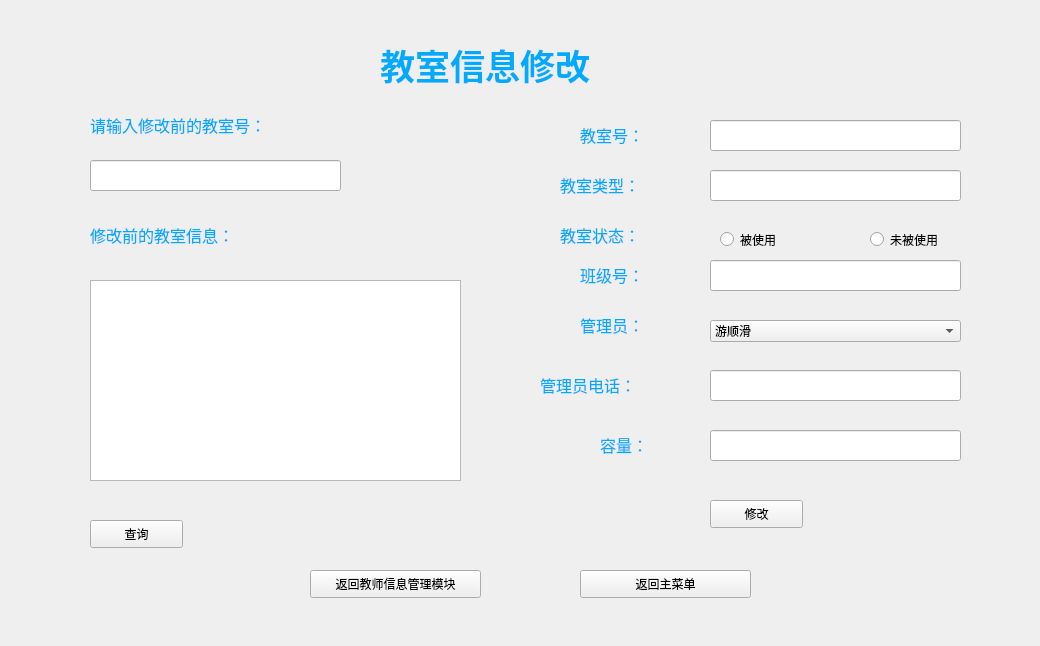
<?xml version="1.0" encoding="UTF-8"?>
<ui version="4.0">
 <class>Classroom_change</class>
 <widget class="QWidget" name="Classroom_change">
  <property name="geometry">
   <rect>
    <x>0</x>
    <y>0</y>
    <width>1040</width>
    <height>646</height>
   </rect>
  </property>
  <property name="windowTitle">
   <string>教室信息修改</string>
  </property>
  <property name="styleSheet">
   <string notr="true">background-image: url(:D:/PyQt/2.png);</string>
  </property>
  <widget class="QLabel" name="label">
   <property name="geometry">
    <rect>
     <x>380</x>
     <y>0</y>
     <width>661</width>
     <height>131</height>
    </rect>
   </property>
   <property name="text">
    <string>&lt;html&gt;&lt;head/&gt;&lt;body&gt;&lt;p&gt;&lt;span style=&quot; font-size:26pt; font-weight:600; color:#00aaff;&quot;&gt;教室信息修改&lt;/span&gt;&lt;/p&gt;&lt;/body&gt;&lt;/html&gt;</string>
   </property>
  </widget>
  <widget class="QLabel" name="label_2">
   <property name="geometry">
    <rect>
     <x>580</x>
     <y>110</y>
     <width>211</width>
     <height>51</height>
    </rect>
   </property>
   <property name="text">
    <string>&lt;html&gt;&lt;head/&gt;&lt;body&gt;&lt;p&gt;&lt;span style=&quot; font-size:12pt; color:#00aaff;&quot;&gt;教室号：&lt;/span&gt;&lt;/p&gt;&lt;/body&gt;&lt;/html&gt;</string>
   </property>
  </widget>
  <widget class="QLineEdit" name="lineEdit">
   <property name="geometry">
    <rect>
     <x>710</x>
     <y>120</y>
     <width>251</width>
     <height>31</height>
    </rect>
   </property>
   <property name="text">
    <string/>
   </property>
  </widget>
  <widget class="QLabel" name="label_3">
   <property name="geometry">
    <rect>
     <x>560</x>
     <y>160</y>
     <width>211</width>
     <height>51</height>
    </rect>
   </property>
   <property name="text">
    <string>&lt;html&gt;&lt;head/&gt;&lt;body&gt;&lt;p&gt;&lt;span style=&quot; font-size:12pt; color:#00aaff;&quot;&gt;教室类型：&lt;/span&gt;&lt;/p&gt;&lt;/body&gt;&lt;/html&gt;</string>
   </property>
  </widget>
  <widget class="QPushButton" name="pushButton">
   <property name="geometry">
    <rect>
     <x>710</x>
     <y>500</y>
     <width>93</width>
     <height>28</height>
    </rect>
   </property>
   <property name="text">
    <string>修改</string>
   </property>
  </widget>
  <widget class="QPushButton" name="pushButton_2">
   <property name="geometry">
    <rect>
     <x>310</x>
     <y>570</y>
     <width>171</width>
     <height>28</height>
    </rect>
   </property>
   <property name="text">
    <string>返回教师信息管理模块</string>
   </property>
  </widget>
  <widget class="QPushButton" name="pushButton_3">
   <property name="geometry">
    <rect>
     <x>580</x>
     <y>570</y>
     <width>171</width>
     <height>28</height>
    </rect>
   </property>
   <property name="text">
    <string>返回主菜单</string>
   </property>
  </widget>
  <widget class="QLabel" name="label_4">
   <property name="geometry">
    <rect>
     <x>560</x>
     <y>210</y>
     <width>211</width>
     <height>51</height>
    </rect>
   </property>
   <property name="text">
    <string>&lt;html&gt;&lt;head/&gt;&lt;body&gt;&lt;p&gt;&lt;span style=&quot; font-size:12pt; color:#00aaff;&quot;&gt;教室状态：&lt;/span&gt;&lt;/p&gt;&lt;/body&gt;&lt;/html&gt;</string>
   </property>
  </widget>
  <widget class="QLabel" name="label_5">
   <property name="geometry">
    <rect>
     <x>580</x>
     <y>250</y>
     <width>211</width>
     <height>51</height>
    </rect>
   </property>
   <property name="text">
    <string>&lt;html&gt;&lt;head/&gt;&lt;body&gt;&lt;p&gt;&lt;span style=&quot; font-size:12pt; color:#00aaff;&quot;&gt;班级号：&lt;/span&gt;&lt;/p&gt;&lt;/body&gt;&lt;/html&gt;</string>
   </property>
  </widget>
  <widget class="QLabel" name="label_6">
   <property name="geometry">
    <rect>
     <x>580</x>
     <y>300</y>
     <width>211</width>
     <height>51</height>
    </rect>
   </property>
   <property name="text">
    <string>&lt;html&gt;&lt;head/&gt;&lt;body&gt;&lt;p&gt;&lt;span style=&quot; font-size:12pt; color:#00aaff;&quot;&gt;管理员：&lt;/span&gt;&lt;/p&gt;&lt;/body&gt;&lt;/html&gt;</string>
   </property>
  </widget>
  <widget class="QLabel" name="label_7">
   <property name="geometry">
    <rect>
     <x>540</x>
     <y>360</y>
     <width>211</width>
     <height>51</height>
    </rect>
   </property>
   <property name="text">
    <string>&lt;html&gt;&lt;head/&gt;&lt;body&gt;&lt;p&gt;&lt;span style=&quot; font-size:12pt; color:#00aaff;&quot;&gt;管理员电话：&lt;/span&gt;&lt;/p&gt;&lt;/body&gt;&lt;/html&gt;</string>
   </property>
  </widget>
  <widget class="QLabel" name="label_9">
   <property name="geometry">
    <rect>
     <x>600</x>
     <y>420</y>
     <width>211</width>
     <height>51</height>
    </rect>
   </property>
   <property name="text">
    <string>&lt;html&gt;&lt;head/&gt;&lt;body&gt;&lt;p&gt;&lt;span style=&quot; font-size:12pt; color:#00aaff;&quot;&gt;容量：&lt;/span&gt;&lt;/p&gt;&lt;/body&gt;&lt;/html&gt;</string>
   </property>
  </widget>
  <widget class="QRadioButton" name="radioButton">
   <property name="geometry">
    <rect>
     <x>720</x>
     <y>230</y>
     <width>115</width>
     <height>19</height>
    </rect>
   </property>
   <property name="text">
    <string>被使用</string>
   </property>
  </widget>
  <widget class="QRadioButton" name="radioButton_2">
   <property name="geometry">
    <rect>
     <x>870</x>
     <y>230</y>
     <width>115</width>
     <height>19</height>
    </rect>
   </property>
   <property name="text">
    <string>未被使用</string>
   </property>
  </widget>
  <widget class="QLineEdit" name="lineEdit_2">
   <property name="geometry">
    <rect>
     <x>710</x>
     <y>170</y>
     <width>251</width>
     <height>31</height>
    </rect>
   </property>
   <property name="text">
    <string/>
   </property>
  </widget>
  <widget class="QLineEdit" name="lineEdit_3">
   <property name="geometry">
    <rect>
     <x>710</x>
     <y>260</y>
     <width>251</width>
     <height>31</height>
    </rect>
   </property>
   <property name="text">
    <string/>
   </property>
  </widget>
  <widget class="QLineEdit" name="lineEdit_5">
   <property name="geometry">
    <rect>
     <x>710</x>
     <y>370</y>
     <width>251</width>
     <height>31</height>
    </rect>
   </property>
   <property name="text">
    <string/>
   </property>
  </widget>
  <widget class="QComboBox" name="comboBox">
   <property name="geometry">
    <rect>
     <x>710</x>
     <y>320</y>
     <width>251</width>
     <height>22</height>
    </rect>
   </property>
   <item>
    <property name="text">
     <string>游顺滑</string>
    </property>
   </item>
   <item>
    <property name="text">
     <string>赵文成</string>
    </property>
   </item>
   <item>
    <property name="text">
     <string>田向群</string>
    </property>
   </item>
   <item>
    <property name="text">
     <string>石婷</string>
    </property>
   </item>
   <item>
    <property name="text">
     <string>李旋</string>
    </property>
   </item>
  </widget>
  <widget class="QLineEdit" name="lineEdit_6">
   <property name="geometry">
    <rect>
     <x>710</x>
     <y>430</y>
     <width>251</width>
     <height>31</height>
    </rect>
   </property>
   <property name="text">
    <string/>
   </property>
  </widget>
  <widget class="QLabel" name="label_8">
   <property name="geometry">
    <rect>
     <x>90</x>
     <y>100</y>
     <width>211</width>
     <height>51</height>
    </rect>
   </property>
   <property name="text">
    <string>&lt;html&gt;&lt;head/&gt;&lt;body&gt;&lt;p&gt;&lt;span style=&quot; font-size:12pt; color:#00aaff;&quot;&gt;请输入修改前的教室号：&lt;/span&gt;&lt;/p&gt;&lt;/body&gt;&lt;/html&gt;</string>
   </property>
  </widget>
  <widget class="QLineEdit" name="lineEdit_4">
   <property name="geometry">
    <rect>
     <x>90</x>
     <y>160</y>
     <width>251</width>
     <height>31</height>
    </rect>
   </property>
   <property name="text">
    <string/>
   </property>
  </widget>
  <widget class="QLabel" name="label_10">
   <property name="geometry">
    <rect>
     <x>90</x>
     <y>210</y>
     <width>211</width>
     <height>51</height>
    </rect>
   </property>
   <property name="text">
    <string>&lt;html&gt;&lt;head/&gt;&lt;body&gt;&lt;p&gt;&lt;span style=&quot; font-size:12pt; color:#00aaff;&quot;&gt;修改前的教室信息：&lt;/span&gt;&lt;/p&gt;&lt;/body&gt;&lt;/html&gt;</string>
   </property>
  </widget>
  <widget class="QPushButton" name="pushButton_4">
   <property name="geometry">
    <rect>
     <x>90</x>
     <y>520</y>
     <width>93</width>
     <height>28</height>
    </rect>
   </property>
   <property name="text">
    <string>查询</string>
   </property>
  </widget>
  <widget class="QTextEdit" name="textEdit">
   <property name="geometry">
    <rect>
     <x>90</x>
     <y>280</y>
     <width>371</width>
     <height>201</height>
    </rect>
   </property>
   <property name="readOnly">
    <bool>true</bool>
   </property>
  </widget>
 </widget>
 <resources/>
 <connections/>
</ui>
